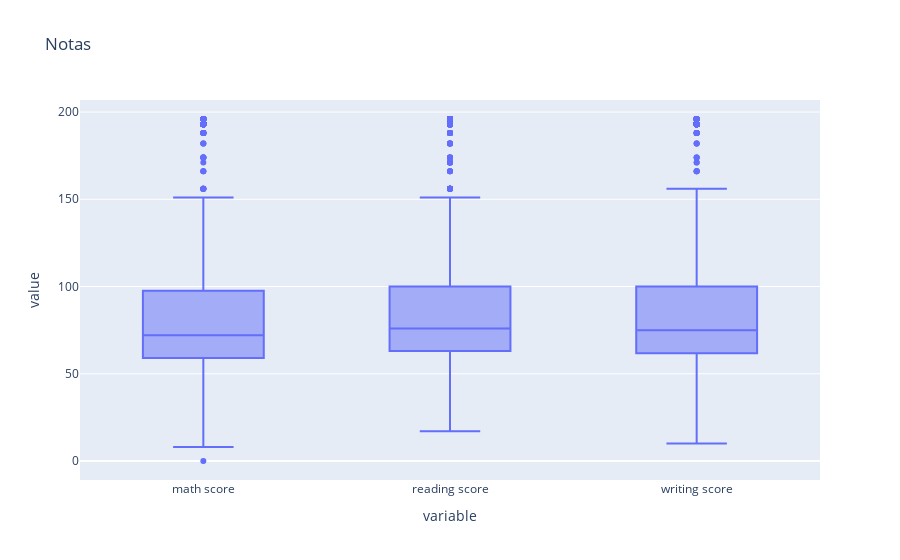

Notebook source saved alongside this figure:
### Markdown cell above
**Respuesta Esperada:**

### Code cell
exploratory_data_analysis(df_grades)

### Figure 1 — Plotly figure (JSON) as saved in the notebook; plotly's stock layout.template omitted (floating-point values rounded to 4 significant figures; data arrays with more than 128 entries replaced by an {"elided": "..."} marker saying what was removed)
{"data": [{"alignmentgroup": "True", "hovertemplate": "variable=%{x}<br>value=%{y}<extra></extra>", "legendgroup": "", "marker": {"color": "#636efa"}, "name": "", "notched": false, "offsetgroup": "", "orientation": "v", "showlegend": false, "type": "box", "x": {"elided": "4200 str values"}, "x0": " ", "xaxis": "x", "y": {"elided": "4200 int values"}, "y0": " ", "yaxis": "y"}], "layout": {"boxmode": "group", "legend": {"tracegroupgap": 0}, "title": {"text": "Notas"}, "xaxis": {"anchor": "y", "domain": [0, 1], "title": {"text": "variable"}}, "yaxis": {"anchor": "x", "domain": [0, 1], "title": {"text": "value"}}}}
